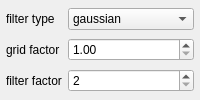
               <widget class="QWidget" name="digitalFilterPage">
                <layout class="QGridLayout" name="gridLayout_5" rowstretch="0,0,0" columnstretch="0,1">
                 <property name="leftMargin">
                  <number>6</number>
                 </property>
                 <property name="topMargin">
                  <number>6</number>
                 </property>
                 <property name="rightMargin">
                  <number>6</number>
                 </property>
                 <property name="bottomMargin">
                  <number>6</number>
                 </property>
                 <item row="2" column="1">
                  <widget class="QSpinBox" name="filterFactor">
                   <property name="minimum">
                    <number>2</number>
                   </property>
                   <property name="value">
                    <number>2</number>
                   </property>
                  </widget>
                 </item>
                 <item row="0" column="0">
                  <widget class="QLabel" name="label_shaoe">
                   <property name="text">
                    <string>filter type</string>
                   </property>
                  </widget>
                 </item>
                 <item row="0" column="1">
                  <widget class="QComboBox" name="filterType">
                   <item>
                    <property name="text">
                     <string>gaussian</string>
                    </property>
                   </item>
                   <item>
                    <property name="text">
                     <string>exponential</string>
                    </property>
                   </item>
                  </widget>
                 </item>
                 <item row="1" column="0">
                  <widget class="QLabel" name="label_gridFactor">
                   <property name="text">
                    <string>grid factor</string>
                   </property>
                  </widget>
                 </item>
                 <item row="1" column="1">
                  <widget class="QDoubleSpinBox" name="gridFactor">
                   <property name="minimum">
                    <double>1.000000000000000</double>
                   </property>
                   <property name="singleStep">
                    <double>0.010000000000000</double>
                   </property>
                  </widget>
                 </item>
                 <item row="2" column="0">
                  <widget class="QLabel" name="label_filterFactor">
                   <property name="text">
                    <string>filter factor</string>
                   </property>
                  </widget>
                 </item>
                </layout>
               </widget>
